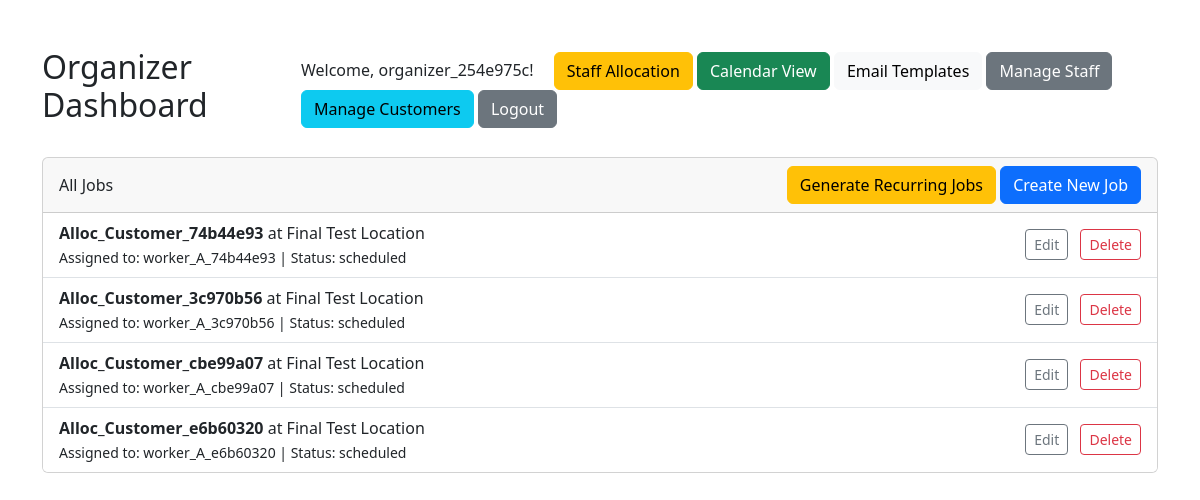
The page /dashboard (signed in) on the database its author committed.
### app/models.py (models this page shows, shortened)
class User(db.Model, UserMixin):
    id = db.Column(db.Integer, primary_key=True)
    username = db.Column(db.String(80), unique=True, nullable=False)
    email = db.Column(db.String(100), unique=True)
    password_hash = db.Column(db.String(128), nullable=False)
    role = db.Column(db.String(20), nullable=False) # 'organizer' or 'worker'
    jobs = db.relationship('Job', backref='worker', lazy=True)
    street = db.Column(db.String(200))
    town = db.Column(db.String(100))
    postcode = db.Column(db.String(20))
    latitude = db.Column(db.Float)
    longitude = db.Column(db.Float)
    contracted_hours = db.Column(db.Integer)
    work_days = db.Column(db.String(100)) # e.g., "Mon,Tue,Wed,Thu,Fri"

class Job(db.Model):
    id = db.Column(db.Integer, primary_key=True)
    location = db.Column(db.String(200), nullable=False) # Can be more specific than customer address
    duration = db.Column(db.Integer, nullable=False) # Estimated duration in minutes
    status = db.Column(db.String(20), nullable=False, default='scheduled') # scheduled, in_progress, completed
    start_time = db.Column(db.DateTime, nullable=True) # Actual start time
    end_time = db.Column(db.DateTime, nullable=True) # Actual end time
    notes = db.Column(db.Text)
    worker_id = db.Column(db.Integer, db.ForeignKey('user.id'), nullable=False)
    customer_id = db.Column(db.Integer, db.ForeignKey('customer.id'), nullable=False)
    scheduled_date = db.Column(db.Date, nullable=True)
    scheduled_time = db.Column(db.Time, nullable=True)
    recurrence_rule = db.Column(db.String(50), nullable=True)

class Customer(db.Model):
    id = db.Column(db.Integer, primary_key=True)
    name = db.Column(db.String(100), nullable=False)
    phone = db.Column(db.String(20))
    email = db.Column(db.String(100))
    notes = db.Column(db.Text)
    jobs = db.relationship('Job', backref='customer', lazy=True)
    street = db.Column(db.String(200))
    town = db.Column(db.String(100))
    postcode = db.Column(db.String(20))
    latitude = db.Column(db.Float)
    longitude = db.Column(db.Float)

### app/routes.py (the view)
@main.route('/dashboard')
@login_required
def dashboard():
    if current_user.role == 'organizer':
        jobs = Job.query.order_by(Job.id.desc()).all()
        return render_template('dashboard_organizer.html', jobs=jobs)
    else: # worker
        jobs = Job.query.filter_by(worker_id=current_user.id).order_by(Job.id.desc()).all()
        return render_template('dashboard_worker.html', jobs=jobs)

### templates/dashboard_organizer.html (shortened to what this page needs)
{% extends "base.html" %}
{% block content %}
<div class="d-flex justify-content-between align-items-center mt-5">
  <h2>Organizer Dashboard</h2>
  <div>
    <span class="me-3">Welcome, {{ current_user.username }}!</span>
    <a href="{{ url_for('main.allocation') }}" class="btn btn-warning">Staff Allocation</a>
    <a href="{{ url_for('main.calendar') }}" class="btn btn-success">Calendar View</a>
    <a href="{{ url_for('main.templates') }}" class="btn btn-light">Email Templates</a>
    <a href="{{ url_for('main.staff') }}" class="btn btn-secondary">Manage Staff</a>
    <a href="{{ url_for('main.customers') }}" class="btn btn-info">Manage Customers</a>
    <a href="{{ url_for('main.logout') }}" class="btn btn-secondary">Logout</a>
  </div>
</div>
<div class="card mt-4">
  <div class="card-header d-flex justify-content-between align-items-center">
    All Jobs
    <div>
      <a href="{{ url_for('main.generate_recurring') }}" class="btn btn-warning">Generate Recurring Jobs</a>
      <a href="{{ url_for('main.create_job') }}" class="btn btn-primary">Create New Job</a>
    </div>
  </div>
  <ul class="list-group list-group-flush">
    {% for job in jobs %}
      <li class="list-group-item d-flex justify-content-between align-items-center">
        <div>
          <strong>{{ job.customer.name }}</strong> at {{ job.location }}<br>
          <small>Assigned to: {{ job.worker.username if job.worker else 'Unassigned' }} | Status: {{ job.status }}</small>
        </div>
        <div>
          <a href="{{ url_for('main.edit_job', job_id=job.id) }}" class="btn btn-sm btn-outline-secondary me-2">Edit</a>
          <form method="post" action="{{ url_for('main.delete_job', job_id=job.id) }}" style="display:inline;">
            <button type="submit" class="btn btn-sm btn-outline-danger">Delete</button>
          </form>
        </div>
      </li>
    {% else %}
      <li class="list-group-item">No jobs found.</li>
    {% endfor %}
  </ul>
</div>
{% endblock %}

### rows shown on the page
User: username "organizer_254e975c"
Job: customer.name "Alloc_Customer_74b44e93", location "Final Test Location", worker "worker_A_74b44e93", status "scheduled"
Job: customer.name "Alloc_Customer_3c970b56", location "Final Test Location", worker "worker_A_3c970b56", status "scheduled"
Job: customer.name "Alloc_Customer_cbe99a07", location "Final Test Location", worker "worker_A_cbe99a07", status "scheduled"
Job: customer.name "Alloc_Customer_e6b60320", location "Final Test Location", worker "worker_A_e6b60320", status "scheduled"
